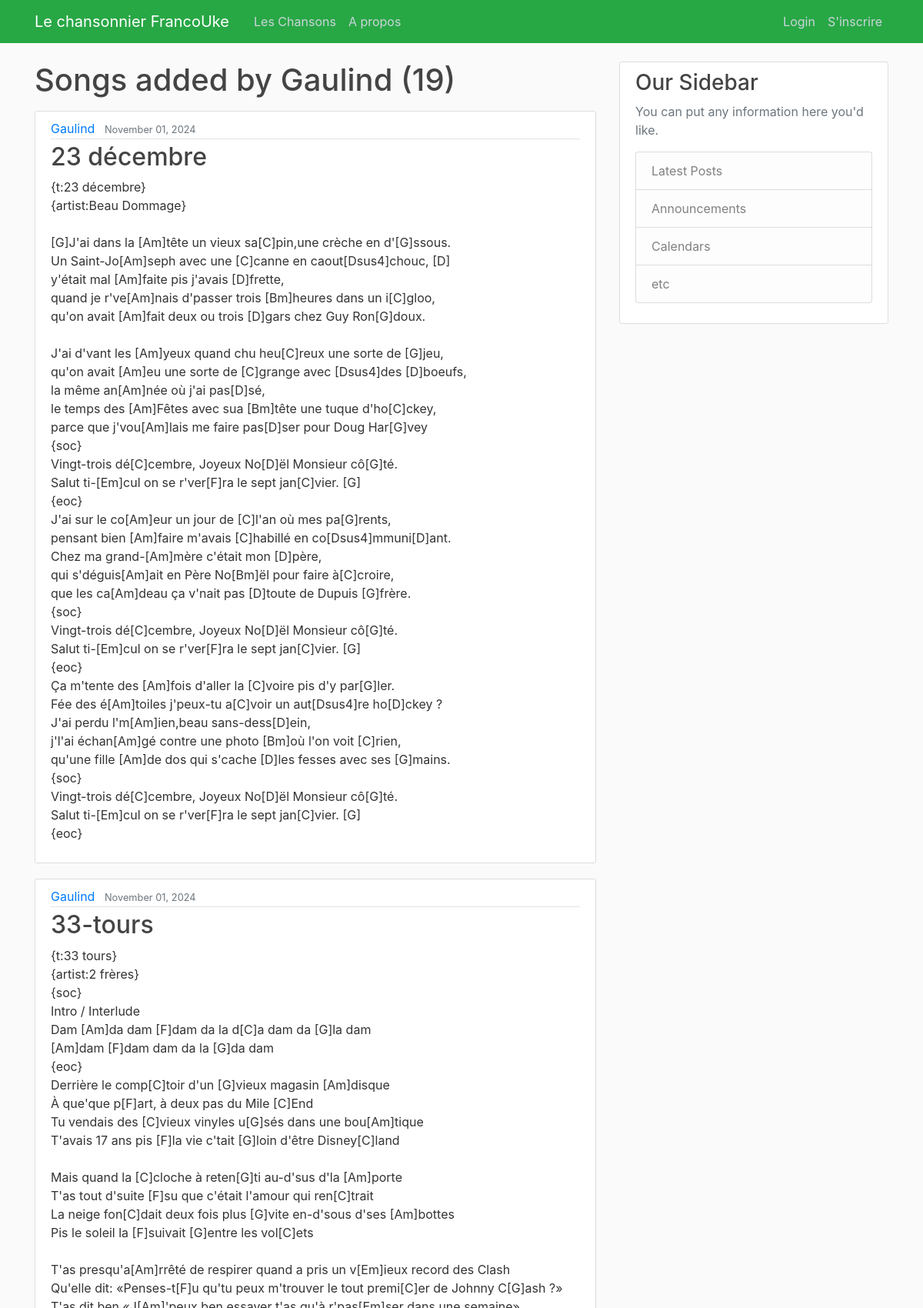
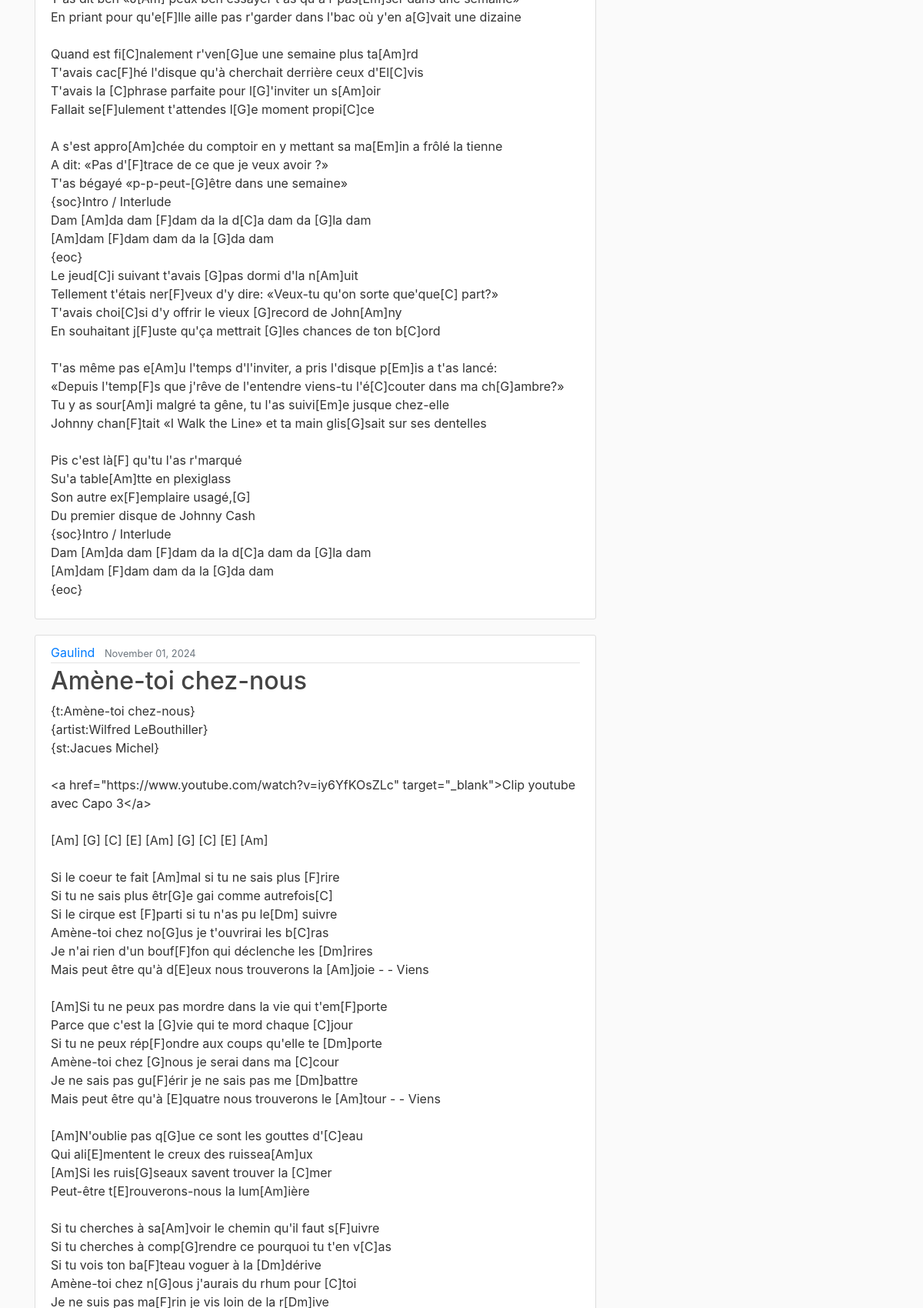
The page /user/Gaulind (upper part) on the database its author committed (2 pictures, top to bottom).
### songbook/models.py (models this page shows, shortened)
class Song(models.Model):
    songTitle = models.CharField(max_length=100, blank=True, null=True)
    songChordPro = models.TextField()  #Original
    lyrics_with_chords = models.TextField(editable=True,blank=True)
    metadata = models.JSONField(blank=True, null=True)  # Stores metadata as JSON
    date_posted = models.DateField(default=timezone.now)
    contributor = models.ForeignKey(User, on_delete=models.CASCADE)

### songbook/views.py (the view)
# urls.py: path('user/<str:username>', UserSongListView.as_view(), name='user-songs'),
class UserSongListView (ListView):
    model = Song
    template_name = 'songbook/user_songs.html'
    context_object_name = 'songs'
    ordering = ['songTitle']
    paginate_by = 15
    def get_queryset(self):
        user = get_object_or_404(User, username=self.kwargs.get('username'))
        return Song.objects.filter(contributor=user).order_by('songTitle')

### songbook/templates/songbook/user_songs.html (shortened to what this page needs)
{% extends "songbook/base.html" %}
{% block content %}
    <h1 class="mb-3">Songs added by {{ view.kwargs.username}} ({{ page_obj.paginator.count}})</h1>
    {% for song in songs %}
        <article class="media content-section">
            <div class="media-body">
            <div class="article-metadata">
                <a class="mr-2" href="{% url 'user-songs' song.contributor.username %}">{{ song.contributor }}</a>
                <small class="text-muted">{{ song.date_posted|date:"F d, Y" }}</small>
            </div>
            <h2><a class="article-title" href="{% url 'song-detail' song.id%}">{{ song.songTitle }}</a></h2>
            <p class="article-content">{{ song.songChordPro }}</p>
            </div>
        </article>
    {% endfor %}
{% endblock content %}

### songbook/static/songbook/main.css (style rules this page uses)
body { background: #fafafa; color: #333333; margin-top: 5rem; }
h1, h2, h3, h4, h5, h6 { color: #444444; }
.content-section { background: #ffffff; padding: 10px 20px; border: 1px solid #dddddd; border-radius: 3px; margin-bottom: 20px; }
.article-title { color: #444444; }
.article-content { white-space: pre-line; }
.article-metadata { padding-bottom: 1px; margin-bottom: 4px; border-bottom: 1px solid #e3e3e3 }

### rows shown on the page
Song: contributor "Gaulind", date_posted "November 01, 2024", songTitle "23 décembre", songChordPro "{t:23 décembre} {artist:Beau Dommage} [G]J'ai dans la [Am]tête un vieux sa[C]pin,une crèche en d'[G]ssous. Un Saint-Jo[Am]seph avec une [C]canne en caout[Dsus4]chouc, [D] y'était mal [Am]faite pis j'avais [D]frette, quand je r've[Am]nais d'passer trois [Bm]heures dans un i[C]gloo, qu'on avait [Am]fait deux ou trois [D]gars chez Guy Ron[G]doux. J'ai d'vant les [Am]yeux quand chu heu[C]reux une sorte de [G]jeu, qu'on avait [Am]eu une sorte de [C]grange avec [Dsus4]des [D]boeufs, la même an[Am]née où j'ai pas[D]sé, le temps des [Am]Fêtes avec sua [Bm]tête une tuque d'ho[C]ckey, parce que j'vou[Am]lais me faire pas[D]ser pour Doug Har[G]vey {soc} Vingt-trois dé[C]cembre, Joyeux No[D]ël Monsieur…"
Song: contributor "Gaulind", date_posted "November 01, 2024", songTitle "33-tours", songChordPro "{t:33 tours} {artist:2 frères} {soc} Intro / Interlude Dam [Am]da dam [F]dam da la d[C]a dam da [G]la dam [Am]dam [F]dam dam da la [G]da dam {eoc} Derrière le comp[C]toir d'un [G]vieux magasin [Am]disque À que'que p[F]art, à deux pas du Mile [C]End Tu vendais des [C]vieux vinyles u[G]sés dans une bou[Am]tique T'avais 17 ans pis [F]la vie c'tait [G]loin d'être Disney[C]land Mais quand la [C]cloche à reten[G]ti au-d'sus d'la [Am]porte T'as tout d'suite [F]su que c'était l'amour qui ren[C]trait La neige fon[C]dait deux fois plus [G]vite en-d'sous d'ses [Am]bottes Pis le soleil la [F]suivait [G]entre les vol[C]ets T'as presqu'a[Am]rrêté de respirer quand a pris un v[Em]ieux record des Clash…"
Song: contributor "Gaulind", date_posted "November 01, 2024", songTitle "Amène-toi chez-nous"

### other values the page prints
{{ view.kwargs.username }} "Gaulind"
{{ page_obj.paginator.count }} "19"
